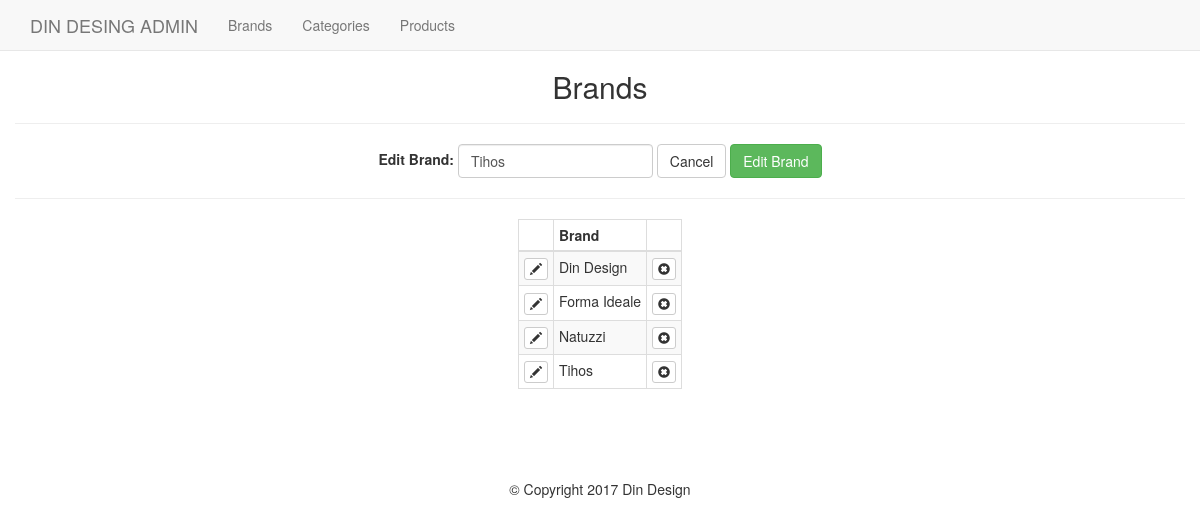
Screenshot of /admin/brands.php?edit=1 with the database file from the repository.
### tables this page shows
CREATE TABLE `brand` (
  `id` int(11) NOT NULL,
  `brand` varchar(255) NOT NULL
);

### helpers/helpers.php (called while the page is built, shortened)
<?php
	function sanitize($dirty){
		return htmlentities($dirty, ENT_QUOTES, "UTF-8");
	}
 ?>

### admin/brands.php (the view, shortened to what this page needs)
<?php
	require_once '../core/init.php';
	include 'includes/head.php';
	include 'includes/navigation.php';
	$upit = "SELECT * FROM brand ORDER BY brand";
	$results = $connection->query($upit);
	if (isset($_GET['edit']) && !empty($_GET['edit'])) {
		$edit_id = (int)$_GET['edit'];
		$edit_id = sanitize($edit_id);
		$upit_edit = "SELECT * FROM brand WHERE id = '$edit_id'";
		$edit_result = $connection->query($upit_edit);
		$eBrand = mysqli_fetch_assoc($edit_result);
	}
 ?>
<h2 class="text-center">Brands</h2><hr>
<div class="text-center">
	<form action="brands.php<?php echo ((isset($_GET['edit']))?'?edit='.$edit_id:'')  ?>" method="POST" class="form-inline">
		<div class="form-group">
			<?php
			$brand_value = '';
			if(isset($_GET['edit'])) {
				$brand_value = $eBrand['brand'];
			} else {
				if (isset($_POST['brand'])) {
					$brand_value = sanitize($_POST['brand']);
				}
			}
			?>
			<label for="brand"><?php echo ((isset($_GET['edit']))?'Edit':'Add a'); ?> Brand:</label>
			<input type="text" name="brand" id="brand" class="form-control" value="<?php echo $brand_value; ?>">
			<?php if(isset($_GET['edit'])) : ?>
				<a href="brands.php" class="btn btn-default">Cancel</a>
			<?php endif; ?>
			<input type="submit" name="add_submit" value="<?php echo ((isset($_GET['edit']))?'Edit':'Add'); ?> Brand" class="btn btn-success">
		</div>
	</form>
</div><hr>
<table class="table table-bordered table-striped table-auto table-condensed">
	<thead>
		<th></th>
		<th>Brand</th>
		<th></th>
	</thead>
	<tbody>
		<?php while ($brand = mysqli_fetch_assoc($results)) : ?>
			<tr>
				<td><a href="brands.php?edit=<?php echo $brand['id']; ?>" class="btn btn-xs btn-default"><span class="glyphicon glyphicon-pencil"></span></a></td>
				<td><?php echo $brand['brand']; ?></td>
				<td><a href="brands.php?delete=<?php echo $brand['id']; ?>" class="btn btn-xs btn-default"><span class="glyphicon glyphicon-remove-sign"></span></a></td>
			</tr>
		<?php endwhile; ?>
	</tbody>
</table>
 <?php
 	include 'includes/footer.php';
  ?>

### css/main.css (style rules this page uses)
body { padding-top: 50px; }
.table-auto { width: auto; margin: 0 auto; }

### rows the page displays
brand: brand "Tihos"
brand: brand "Din Design"
brand: brand "Forma Ideale"
brand: brand "Natuzzi"
